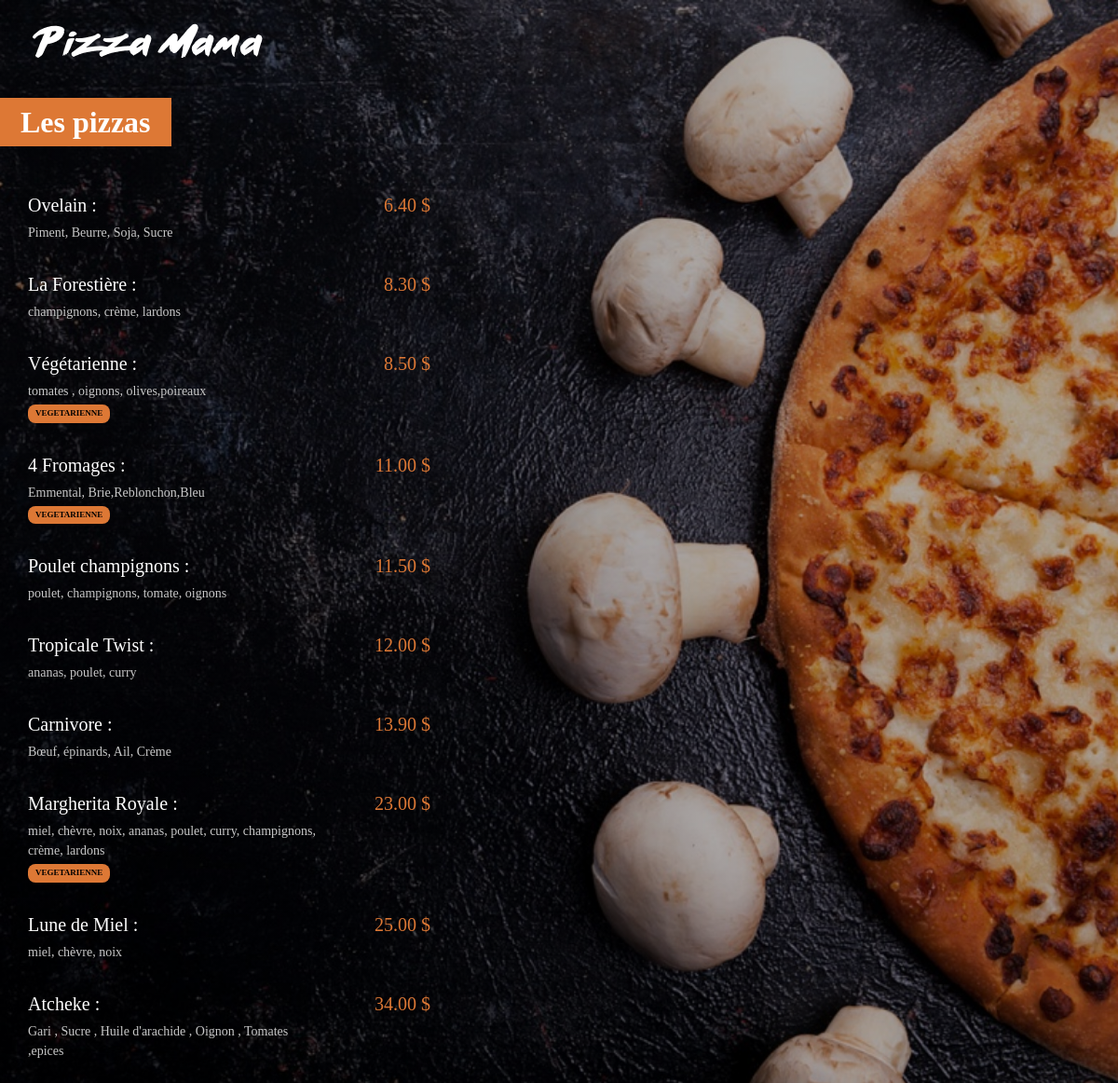
The app's page /menu/ with its own data.
### menu/models.py (models this page shows, shortened)
class Pizza(models.Model):
    nom = models.CharField(max_length=200)
    ingredients = models.CharField(max_length=400)
    prix = models.FloatField(default=0)
    vegetarienne = models.BooleanField(default=False)

### menu/views.py (the view)
# urls.py: path('', views.index, name="index" ),
def index(request):
    pizzas = Pizza.objects.all().order_by('prix')
    return render(request, "menu/index.html", {"pizzas":pizzas })

### menu/templates/menu/index.html (shortened to what this page needs)
{% load static %}
<html lang="fr">
<head>
    <link rel="stylesheet" type="text/css" href="{% static 'menu/style.css' %}">
</head>
<body>
    <a href="{% url 'main:index' %}">
        <img id="small_logo" src="{% static 'menu/images/small_logo.png' %}">
    </a>
    <div class="menu_title">
        <h1>Les pizzas</h1>
    </div>
    <div class="menu_list">
        {% for pizza in pizzas %}
            <div class="menu_list_item" >
                <span class="menu_list_title" >{{pizza.nom }} :</span>
                <span class="menu_list_price" >{{pizza.prix | floatformat:2}} $</span>
                <span class="menu_list_ingredients" >{{pizza.ingredients }}</span>
                {% if pizza.vegetarienne %}
                    <span class="menu_list_badge" >VEGETARIENNE</span>
                {% endif %}
            </div>
        {% endfor %}
    </div>
</body>
</html>

### menu/static/menu/style.css (style rules this page uses)
:root { --color1: #DD7835; --color2grey:#C8C8C8; }
body { background:linear-gradient(0deg, rgba(0, 0, 0, 0.3), rgba(0, 0, 0, 0.3)), url( "images/menu_background.jpg")no-repeat center center fixed; -webkit-background-size: cover; -moz-background-size: cover; -o-background-size: cover; background-size: cover; background-attachment:scroll; color:white; font-family:Ariel; margin:0px; line-height:1.5; }
#small_logo { margin-top:25px; margin-left:35px; }
h1 { background-color: var(--color1); display:inline; padding:8px 22px; }
.menu_title { margin-top:45px; margin-bottom:50px; }
.menu_list { margin-left:30px; }
.menu_list_item { margin:30px 0px; }
.menu_list_title { display:inline-block; font-family: bold; font-size:20px; width:350px; }
.menu_list_price { display:inline-block; color: var(--color1 ); font-size:20px; width:70px; margin-left: 8px; text-align: right; }
.menu_list_ingredients { display:block; font-size: 14px; color: var(--color2grey); display:block; margin-top:4px; width:320px; }
.menu_list_badge { background-color: var(--color1); display:inline-block; color: black; font-size:9px; padding: 3px 8px; font-weight: bold; margin-top:4px; border-radius:8px; }

### records on screen
Pizza: nom "Ovelain", prix "6.40", ingredients "Piment, Beurre, Soja, Sucre"
Pizza: nom "La Forestière", prix "8.30", ingredients "champignons, crème, lardons"
Pizza: nom "Végétarienne", prix "8.50", ingredients "tomates , oignons, olives,poireaux", vegetarienne "VEGETARIENNE"
Pizza: nom "4 Fromages", prix "11.00", ingredients "Emmental, Brie,Reblonchon,Bleu", vegetarienne "VEGETARIENNE"
Pizza: nom "Poulet champignons", prix "11.50", ingredients "poulet, champignons, tomate, oignons"
Pizza: nom "Tropicale Twist", prix "12.00", ingredients "ananas, poulet, curry"
Pizza: nom "Carnivore", prix "13.90", ingredients "Bœuf, épinards, Ail, Crème"
Pizza: nom "Margherita Royale", prix "23.00", ingredients "miel, chèvre, noix, ananas, poulet, curry, champignons, crème, lardons", vegetarienne "VEGETARIENNE"
Pizza: nom "Lune de Miel", prix "25.00", ingredients "miel, chèvre, noix"
Pizza: nom "Atcheke", prix "34.00", ingredients "Gari , Sucre , Huile d'arachide , Oignon , Tomates ,epices"
